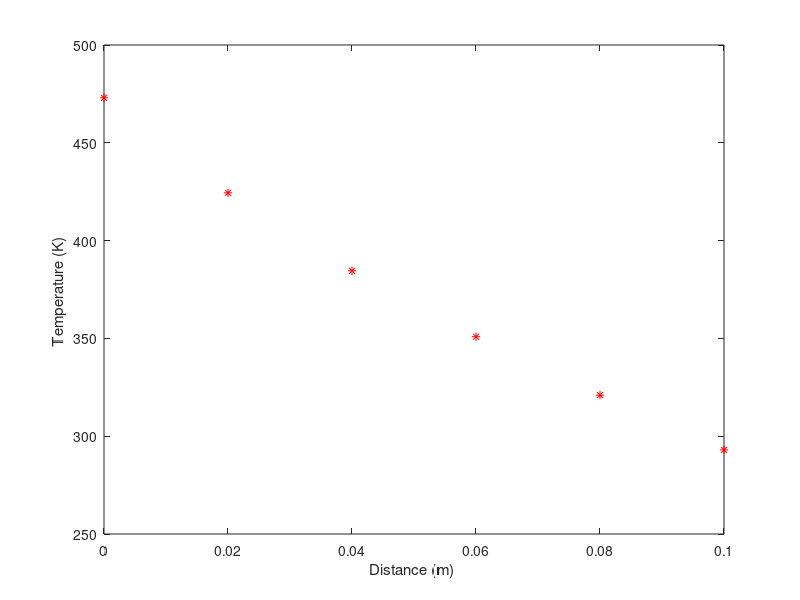

This chart was generated by the following MATLAB code:
% Solution of Example 11-3
clear
hc = 40; P = 0.016; k = 240; Ac = 1.6E-5;
h = 0.02; Ts = 293;
x = 0: 0.02: 0.1;
beta = hc*P/(k*Ac);
aDia = -(2 + h^2*beta) ;
cele = -h^2*beta*Ts;
T (1) = 473; T (6) = 293;
a = eye(4,4) *aDia;
for i = 1:3
    a(i,i + 1) = 1;
    a(i + 1,i) = 1;
end
c = [cele - T(1) ; cele; cele; cele - T(6) ];
T(2:5) = a\c;
fprintf('The temperatures at the grid points are\n')
disp(T)
plot(x,T, '*r')
xlabel('Distance (m) ') ; ylabel('Temperature (K) ')